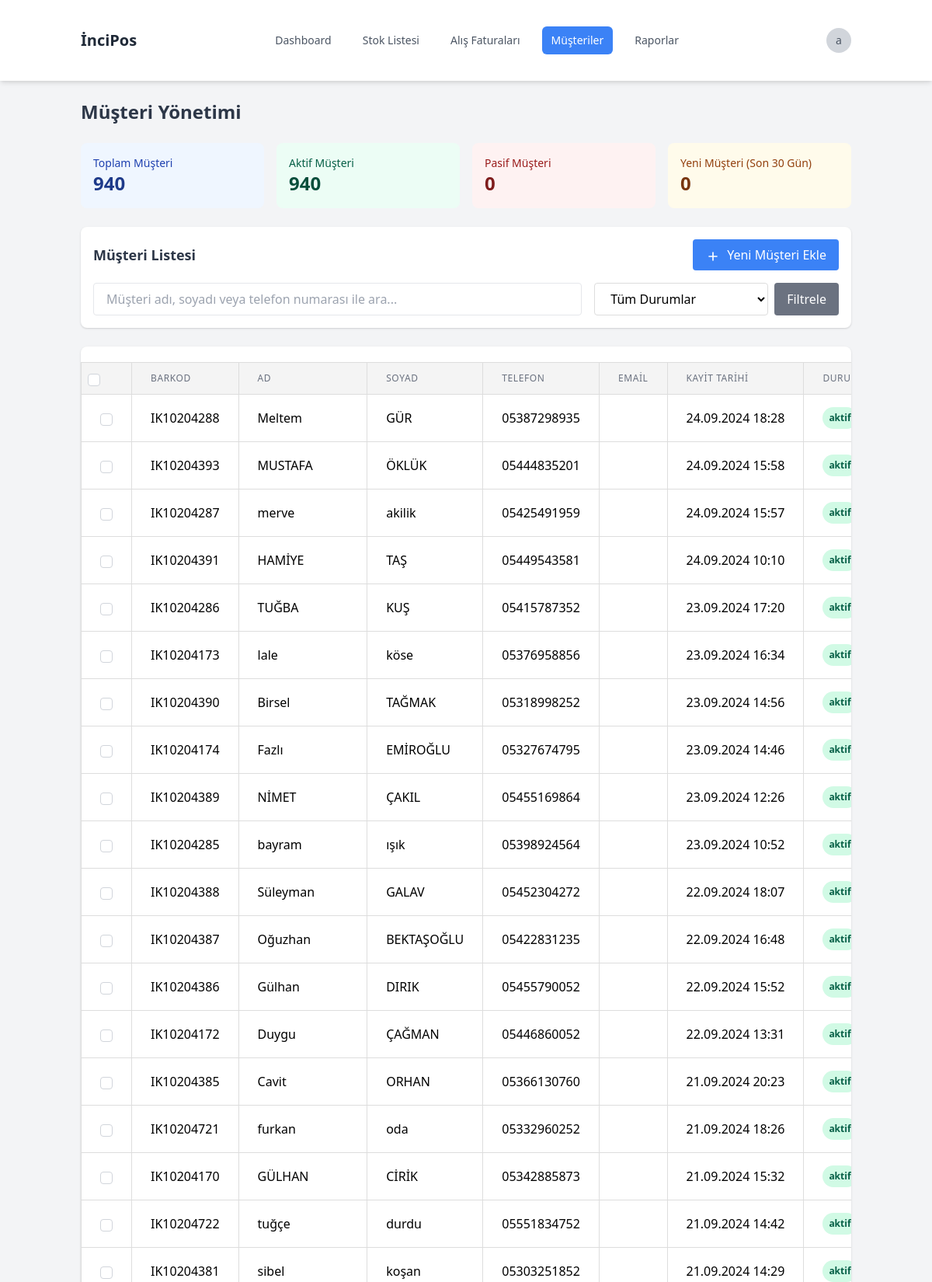
Page /admin/customers.php?page=4 (signed in, upper part) on the committed database.
### tables this page shows
CREATE TABLE `musteriler` (
  `id` int(11) NOT NULL,
  `ad` varchar(50) NOT NULL,
  `soyad` varchar(50) NOT NULL,
  `telefon` varchar(15) NOT NULL,
  `email` varchar(100) DEFAULT NULL,
  `kayit_tarihi` datetime DEFAULT current_timestamp(),
  `barkod` varchar(255) DEFAULT NULL,
  `sms_aktif` tinyint(1) DEFAULT 1,
  `durum` enum('aktif','pasif') DEFAULT 'aktif'
);

### admin/customers.php (the view, shortened to what this page needs)
<?php
include 'header.php';
require_once 'db_connection.php';
$active_query = "SELECT COUNT(*) as total FROM musteriler WHERE durum = 'aktif'";
$active_customers = $conn->query($active_query)->fetch(PDO::FETCH_ASSOC)['total'];
$inactive_query = "SELECT COUNT(*) as total FROM musteriler WHERE durum = 'pasif'";
$inactive_customers = $conn->query($inactive_query)->fetch(PDO::FETCH_ASSOC)['total'];
$new_customers_query = "SELECT COUNT(*) as total FROM musteriler WHERE kayit_tarihi >= DATE_SUB(NOW(), INTERVAL 30 DAY)";
$new_customers = $conn->query($new_customers_query)->fetch(PDO::FETCH_ASSOC)['total'];
$selected_columns = $_SESSION['customer_selected_columns'];
$items_per_page = $_SESSION['customer_items_per_page'] ?? 50;
if (!in_array('id', $selected_columns)) {
    $selected_columns[] = 'id';
}
$search_column = isset($_GET['search_column']) ? $_GET['search_column'] : '';
$search_term = isset($_GET['search_term']) ? $_GET['search_term'] : '';
$total_customers_query = "SELECT COUNT(*) AS total_customers FROM musteriler";
$stmt = $conn->prepare($total_customers_query);
$stmt->execute();
$total_customers = $stmt->fetch(PDO::FETCH_ASSOC)['total_customers'];
$current_page = isset($_GET['page']) ? (int)$_GET['page'] : 1;
$offset = ($current_page - 1) * $items_per_page;
function createCustomerTable($conn, $selected_columns, $items_per_page, $offset, $search_column, $search_term) {
    $visible_columns = array_filter($selected_columns, function($col) {
        return $col !== 'id';
    });
    $where_conditions = [];
    $params = [];
    $where_clause = !empty($where_conditions) ? " WHERE " . implode(' AND ', $where_conditions) : '';
    $columns_str = implode(', ', array_map(function($col) {
        return "m.$col";
    }, $selected_columns));
    $columns_str .= ", mp.puan_bakiye, mp.puan_oran, mp.musteri_turu";
    $query = "
        SELECT $columns_str
        FROM musteriler m
        LEFT JOIN musteri_puanlar mp ON m.id = mp.musteri_id
        $where_clause
        ORDER BY m.id DESC
        LIMIT :limit OFFSET :offset
    ";
    $stmt = $conn->prepare($query);
    $stmt->bindValue(':limit', (int)$items_per_page, PDO::PARAM_INT);
    $stmt->bindValue(':offset', (int)$offset, PDO::PARAM_INT);
    $stmt->execute();
    $table = "<table class='min-w-full divide-y divide-gray-200'>";
    $table .= "<thead class='bg-gray-50'><tr>";
    $table .= '<th class="w-4">
        <input type="checkbox"
               id="selectAll"
               class="form-checkbox h-4 w-4 text-blue-600 rounded border-gray-300"
               onclick="toggleAllCustomers(this)">
    </th>';
    foreach ($visible_columns as $column) {
        $table .= "<th class='px-6 py-3 text-left text-xs font-medium text-gray-500 uppercase tracking-wider'>"
                 . ucfirst(str_replace('_', ' ', $column))
                 . "</th>";
    }
    $table .= "<th class='px-6 py-3 text-left text-xs font-medium text-gray-500 uppercase tracking-wider'>Puan Bakiye</th>";
    $table .= "<th class='px-6 py-3 text-left text-xs font-medium text-gray-500 uppercase tracking-wider'>Eylemler</th>";
    $table .= "</tr></thead>";
    $table .= "<tbody class='bg-white divide-y divide-gray-200'>";
    while ($row = $stmt->fetch(PDO::FETCH_ASSOC)) {
        $table .= "<tr class='customer-row hover:bg-gray-50' data-customer='" . htmlspecialchars(json_encode($row)) . "'>";
        $table .= '<td class="w-4 px-6 py-4">
            <input type="checkbox"
                   name="selected_customers[]"
                   value="'.$row['id'].'"
                   class="form-checkbox h-4 w-4 text-blue-600 rounded border-gray-300">
        </td>';
        foreach ($visible_columns as $column) {
            $value = $row[$column] ?? '';
            if ($column === 'durum') {
                $statusClass = $value === 'aktif' ? 'bg-green-100 text-green-800' : 'bg-red-100 text-red-800';
                $value = '<span class="px-2 py-1 inline-flex text-xs leading-5 font-semibold rounded-full '.$statusClass.'">'.$value.'</span>';
            } elseif ($column === 'kayit_tarihi' && !empty($value)) {
                $value = date('d.m.Y H:i', strtotime($value));
            }
            $table .= "<td class='px-6 py-4 whitespace-nowrap'>" . $value . "</td>";
        }
        $table .= "<td class='px-6 py-4 whitespace-nowrap'>" .
                 '<span class="text-green-600 font-semibold">' .
                 number_format($row['puan_bakiye'] ?? 0, 2, ',', '.') .
                 ' Puan</span>' .
                 "</td>";
        $table .= "<td class='px-6 py-4 whitespace-nowrap'>
            <div class='flex items-center space-x-2'>
                <button onclick='editCustomer({$row['id']})'
                        class='text-blue-600 hover:text-blue-800 tooltip'
                        data-tooltip='Düzenle'>
                    <svg class='w-5 h-5' fill='none' stroke='currentColor' viewBox='0 0 24 24'>
                        <path stroke-linecap='round' stroke-linejoin='round' stroke-width='2'
                              d='M15.232 5.232l3.536 3.536m-2.036-5.036a2.5 2.5 0 113.536 3.536L6.5 21.036H3v-3.572L16.732 3.732z'/>
                    </svg>
                </button>
                <button onclick='viewCustomerPoints({$row['id']})'
                        class='text-green-600 hover:text-green-800 tooltip'
                        data-tooltip='Puan İşlemleri'>
                    <svg class='w-5 h-5' fill='none' stroke='currentColor' viewBox='0 0 24 24'>
                        <path stroke-linecap='round' stroke-linejoin='round' stroke-width='2'
                              d='M12 8c-1.657 0-3 .895-3 2s1.343 2 3 2 3 .895 3 2-1.343 2-3 2m0-8c1.11 0 2.08.402 2.599 1M12 8V7m0 1v8m0 0v1m0-1c-1.11 0-2.08-.402-2.599-1M21 12a9 9 0 11-18 0 9 9 0 0118 0z'/>
                    </svg>
                </button>
                <button onclick='showCustomerHistory({$row['id']})'
                        class='text-purple-600 hover:text-purple-800 tooltip'
                        data-tooltip='İşlem Geçmişi'>
                    <svg class='w-5 h-5' fill='none' stroke='currentColor' viewBox='0 0 24 24'>
                        <path stroke-linecap='round' stroke-linejoin='round' stroke-width='2'
                              d='M12 8v4l3 3m6-3a9 9 0 11-18 0 9 9 0 0118 0z'/>
                    </svg>
                </button>
                <button onclick='deleteCustomer({$row['id']})'
                        class='text-red-600 hover:text-red-800 tooltip'
                        data-tooltip='Sil'>
                    <svg class='w-5 h-5' fill='none' stroke='currentColor' viewBox='0 0 24 24'>
                        <path stroke-linecap='round' stroke-linejoin='round' stroke-width='2'
                              d='M19 7l-.867 12.142A2 2 0 0116.138 21H7.862a2 2 0 01-1.995-1.858L5 7m5 4v6m4-6v6m1-10V4a1 1 0 00-1-1h-4a1 1 0 00-1 1v3M4 7h16'/>
                    </svg>
                </button>
            </div>
        </td>";
        $table .= "</tr>";
    }
    $table .= "</tbody></table>";
    return $table;
}
$table_html = createCustomerTable($conn, $selected_columns, $items_per_page, $offset, $search_column, $search_term);
?>
<!DOCTYPE html>
<html lang="tr">
<head>
    <link rel="stylesheet" href="/assets/css/style.css">
    <link href="https://cdn.jsdelivr.net/npm/tailwindcss@2.2.19/dist/tailwind.min.css" rel="stylesheet">
    <link rel="stylesheet" href="https://cdn.jsdelivr.net/npm/sweetalert2@11/dist/sweetalert2.min.css">
</head>
<body>
    <div class="container mx-auto px-4 py-8">
        <h1 class="text-2xl font-bold mb-6">Müşteri Yönetimi</h1>
        <div class="grid grid-cols-1 md:grid-cols-4 gap-4 mb-6">
            <div class="bg-blue-50 p-4 rounded-lg">
                <h3 class="text-sm font-medium text-blue-800">Toplam Müşteri</h3>
                <p class="text-2xl font-bold text-blue-900"><?php echo number_format($total_customers, 0, ',', '.'); ?></p>
            </div>
            <div class="bg-green-50 p-4 rounded-lg">
                <h3 class="text-sm font-medium text-green-800">Aktif Müşteri</h3>
                <p class="text-2xl font-bold text-green-900"><?php echo number_format($active_customers, 0, ',', '.'); ?></p>
            </div>
            <div class="bg-red-50 p-4 rounded-lg">
                <h3 class="text-sm font-medium text-red-800">Pasif Müşteri</h3>
                <p class="text-2xl font-bold text-red-900"><?php echo number_format($inactive_customers, 0, ',', '.'); ?></p>
            </div>
            <div class="bg-yellow-50 p-4 rounded-lg">
                <h3 class="text-sm font-medium text-yellow-800">Yeni Müşteri (Son 30 Gün)</h3>
                <p class="text-2xl font-bold text-yellow-900"><?php echo number_format($new_customers, 0, ',', '.'); ?></p>
            </div>
        </div>
        <div class="bg-white p-4 rounded-lg shadow mb-6">
            <div class="flex justify-between items-center mb-4">
                <h2 class="text-lg font-semibold">Müşteri Listesi</h2>
                <button id="addCustomerBtn" class="bg-blue-500 hover:bg-blue-600 text-white px-4 py-2 rounded">
                    <svg class="w-5 h-5 inline-block mr-1" fill="none" stroke="currentColor" viewBox="0 0 24 24">
                        <path stroke-linecap="round" stroke-linejoin="round" stroke-width="2" d="M12 6v6m0 0v6m0-6h6m-6 0H6"></path>
                    </svg>
                    Yeni Müşteri Ekle
                </button>
            </div>
            <div class="flex flex-col md:flex-row gap-4">
                <div class="md:w-2/3">
                    <input type="text" id="customerSearch" placeholder="Müşteri adı, soyadı veya telefon numarası ile ara..."
                           class="w-full px-4 py-2 border rounded focus:outline-none focus:ring-2 focus:ring-blue-500">
                </div>
                <div class="md:w-1/3 flex gap-2">
                    <select id="customerStatus" class="w-full px-4 py-2 border rounded focus:outline-none focus:ring-2 focus:ring-blue-500">
                        <option value="">Tüm Durumlar</option>
                    </select>
                    <button id="filterBtn" class="bg-gray-500 hover:bg-gray-600 text-white px-4 py-2 rounded">Filtrele</button>
                </div>
            </div>
        </div>
        <div id="customerTableContainer" class="bg-white rounded-lg shadow overflow-hidden mb-6">
            <?php echo $table_html; ?>
        </div>
    </div>
    <?php
    include 'footer.php';
    ?>
</body>
</html>

### admin/header.php (shortened to what this page needs)
<?php
require_once 'db_connection.php';
$stmt = $conn->prepare("SELECT * FROM admin_user WHERE id = ?");
$stmt->execute([$_SESSION['user_id']]);
$user = $stmt->fetch(PDO::FETCH_ASSOC);
$current_page = basename($_SERVER['PHP_SELF']);
?>
<!DOCTYPE html>
<html lang="tr">
<head>
    <link rel="stylesheet" href="assets/css/style.css">
    <link href="https://cdn.jsdelivr.net/npm/tailwindcss@2.2.19/dist/tailwind.min.css" rel="stylesheet">
    <link rel="stylesheet" href="https://cdn.jsdelivr.net/npm/sweetalert2@11/dist/sweetalert2.min.css">
</head>
<body class="bg-gray-100 min-h-screen flex flex-col">
    <div class="flex-grow flex flex-col">
    <header id="header" class="bg-white shadow-md fixed top-0 left-0 right-0 z-50">
        <div class="container mx-auto px-4">
            <div class="flex justify-between items-center h-16">
                <div class="flex items-center">
                    <a href="admin_dashboard.php" class="flex items-center">
                        <span class="text-xl font-bold text-gray-800">İnciPos</span>
                    </a>
                </div>
                <nav class="hidden md:flex space-x-4">
                    <a href="admin_dashboard.php" class="<?php echo $current_page == 'admin_dashboard.php' ? 'bg-blue-500 text-white' : 'text-gray-600 hover:text-gray-900'; ?> px-3 py-2 rounded-md text-sm font-medium">
                        Dashboard
                    </a>
                    <a href="stock_list.php" class="<?php echo $current_page == 'stock_list.php' ? 'bg-blue-500 text-white' : 'text-gray-600 hover:text-gray-900'; ?> px-3 py-2 rounded-md text-sm font-medium">
                        Stok Listesi
                    </a>
                    <a href="purchase_invoices.php" class="<?php echo $current_page == 'purchase_invoices.php' ? 'bg-blue-500 text-white' : 'text-gray-600 hover:text-gray-900'; ?> px-3 py-2 rounded-md text-sm font-medium">
                        Alış Faturaları
                    </a>
                    <a href="customers.php" class="<?php echo $current_page == 'customers.php' ? 'bg-blue-500 text-white' : 'text-gray-600 hover:text-gray-900'; ?> px-3 py-2 rounded-md text-sm font-medium">
                        Müşteriler
                    </a><a href="reports.php" class="<?php echo $current_page == 'reports.php' ? 'bg-blue-500 text-white' : 'text-gray-600 hover:text-gray-900'; ?> px-3 py-2 rounded-md text-sm font-medium">
                        Raporlar
                    </a>
                </nav>
                <div class="flex items-center">
                    <div class="relative ml-3">
                        <div>
                            <button type="button" class="flex text-sm rounded-full focus:outline-none" id="user-menu-button">
                                <div class="h-8 w-8 rounded-full bg-gray-300 flex items-center justify-center">
                                    <span class="text-sm font-medium text-gray-600">
                                        <?php echo substr($user['kullanici_adi'], 0, 1); ?>
                                    </span>
                                </div>
                            </button>
                        </div>
                    </div>
                </div>
            </div>
        </div>
    </header>
    <div style="" class="pt-24">

### admin/assets/css/style.css (style rules this page uses)
#header { z-index:9999; }
.container { padding: 20px; max-width: 1200px; margin: 0 auto; }
table { width: 100%; border-collapse: collapse; margin-top: 20px; }
th, td { padding: 8px; text-align: left; border: 1px solid #ddd; }
th { background-color: #f4f4f4; }
select { padding: 8px; border: 1px solid #ddd; border-radius: 4px; background-color: white; margin-left: 10px; cursor: pointer; }
h1, h2, h3 { color: #2d3748; margin-bottom: 1rem; }
h3 { font-size: 1rem; font-weight: 500; margin-top: 15px; }
.form-checkbox { appearance: none; padding: 0; -webkit-print-color-adjust: exact; color-adjust: exact; display: inline-block; vertical-align: middle; background-origin: border-box; user-select: none; flex-shrink: 0; height: 1rem; width: 1rem; color: #3b82f6; background-color: #fff; border: 1px solid #d1d5db; border-radius: 0.25rem; }
.text-left { text-align: left; }
.text-sm { font-size: 0.875rem; }
.font-medium { font-weight: 500; }
input[type="checkbox"] { pointer-events: auto; position: relative; z-index: 1; }
.gap-4 { gap: 1rem; }

### rows in the picture
musteriler: barkod "IK10204288", ad "Meltem", soyad "GÜR", telefon "05387298935", kayit_tarihi "24.09.2024 18:28", durum "aktif"
musteriler: barkod "IK10204393", ad "MUSTAFA", soyad "ÖKLÜK", telefon "05444835201", kayit_tarihi "24.09.2024 15:58", durum "aktif"
musteriler: barkod "IK10204287", ad "merve", soyad "akilik", telefon "05425491959", kayit_tarihi "24.09.2024 15:57", durum "aktif"
musteriler: barkod "IK10204391", ad "HAMİYE", soyad "TAŞ", telefon "05449543581", kayit_tarihi "24.09.2024 10:10", durum "aktif"
musteriler: barkod "IK10204286", ad "TUĞBA", soyad "KUŞ", telefon "05415787352", kayit_tarihi "23.09.2024 17:20", durum "aktif"
musteriler: barkod "IK10204173", ad "lale", soyad "köse", telefon "05376958856", kayit_tarihi "23.09.2024 16:34", durum "aktif"
musteriler: barkod "IK10204390", ad "Birsel", soyad "TAĞMAK", telefon "05318998252", kayit_tarihi "23.09.2024 14:56", durum "aktif"
musteriler: barkod "IK10204174", ad "Fazlı", soyad "EMİROĞLU", telefon "05327674795", kayit_tarihi "23.09.2024 14:46", durum "aktif"
musteriler: barkod "IK10204389", ad "NİMET", soyad "ÇAKIL", telefon "05455169864", kayit_tarihi "23.09.2024 12:26", durum "aktif"
musteriler: barkod "IK10204285", ad "bayram", soyad "ışık", telefon "05398924564", kayit_tarihi "23.09.2024 10:52", durum "aktif"
musteriler: barkod "IK10204388", ad "Süleyman", soyad "GALAV", telefon "05452304272", kayit_tarihi "22.09.2024 18:07", durum "aktif"
musteriler: barkod "IK10204387", ad "Oğuzhan", soyad "BEKTAŞOĞLU", telefon "05422831235", kayit_tarihi "22.09.2024 16:48", durum "aktif"
musteriler: barkod "IK10204386", ad "Gülhan", soyad "DIRIK", telefon "05455790052", kayit_tarihi "22.09.2024 15:52", durum "aktif"
musteriler: barkod "IK10204172", ad "Duygu", soyad "ÇAĞMAN", telefon "05446860052", kayit_tarihi "22.09.2024 13:31", durum "aktif"
musteriler: barkod "IK10204385", ad "Cavit", soyad "ORHAN", telefon "05366130760", kayit_tarihi "21.09.2024 20:23", durum "aktif"
musteriler: barkod "IK10204721", ad "furkan", soyad "oda", telefon "05332960252", kayit_tarihi "21.09.2024 18:26", durum "aktif"
musteriler: barkod "IK10204170", ad "GÜLHAN", soyad "CİRİK", telefon "05342885873", kayit_tarihi "21.09.2024 15:32", durum "aktif"
musteriler: barkod "IK10204722", ad "tuğçe", soyad "durdu", telefon "05551834752", kayit_tarihi "21.09.2024 14:42", durum "aktif"
musteriler: barkod "IK10204381", ad "sibel", soyad "koşan", telefon "05303251852", kayit_tarihi "21.09.2024 14:29", durum "aktif"

### other values in the picture
substr($user['kullanici_adi'], 0, 1) "a"
$total_customers "940"
$active_customers "940"
$inactive_customers "0"
$new_customers "0"
str_replace('_', ' ', $column) "BARKOD"
str_replace('_', ' ', $column) "AD"
str_replace('_', ' ', $column) "SOYAD"
str_replace('_', ' ', $column) "TELEFON"
str_replace('_', ' ', $column) "EMAIL"
str_replace('_', ' ', $column) "KAYIT TARIHI"
